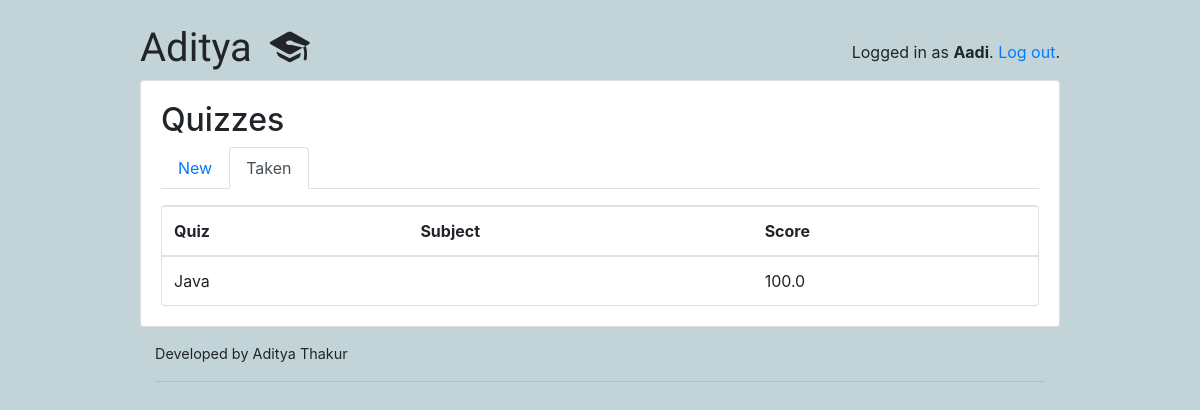
The app's page /students/taken/ (signed in) with its own data.
### classroom/models.py (models this page shows, shortened)
class User(AbstractUser):
    is_student = models.BooleanField(default=False)
    is_teacher = models.BooleanField(default=False)

class TakenQuiz(models.Model):
    student = models.ForeignKey(Student, on_delete=models.CASCADE, related_name='taken_quizzes')
    quiz = models.ForeignKey(Quiz, on_delete=models.CASCADE, related_name='taken_quizzes')
    score = models.FloatField()
    date = models.DateTimeField(auto_now_add=True)

class Quiz(models.Model):
    owner = models.ForeignKey(User, on_delete=models.CASCADE, related_name='quizzes')
    name = models.CharField(max_length=255)

### classroom/views/students.py (the view)
# urls.py: path('taken/', students.TakenQuizListView.as_view(), name='taken_quiz_list'),
@method_decorator([login_required, student_required], name='dispatch')
class TakenQuizListView(ListView):
    model = TakenQuiz
    context_object_name = 'taken_quizzes'
    template_name = 'classroom/students/taken_quiz_list.html'
    def get_queryset(self):
        queryset = self.request.user.student.taken_quizzes \
            .select_related('quiz', ) \
            .order_by('quiz__name')
        return queryset

### classroom/templates/classroom/students/taken_quiz_list.html
{% extends 'base.html' %}
{% block content %}
  {% include 'classroom/students/_header.html' with active='taken' %}
  <div class="card">
    <table class="table mb-0">
      <thead>
        <tr>
          <th>Quiz</th>
          <th>Subject</th>
          <th>Score</th>
        </tr>
      </thead>
      <tbody>
        {% for taken_quiz in taken_quizzes %}
          <tr>
            <td>{{ taken_quiz.quiz.name }}</td>
            <td>{{ taken_quiz.quiz.subject.get_html_badge }}</td>
            <td>{{ taken_quiz.score }}</td>
          </tr>
        {% empty %}
          <tr>
            <td class="bg-light text-center font-italic" colspan="3">You haven't completed any quiz yet.</td>
          </tr>
        {% endfor %}
      </tbody>
    </table>
  </div>
{% endblock %}

### templates/base.html (shortened to what this page needs)
{% load static %}<!doctype html>
<html lang="en">
  <head>
    <link rel="stylesheet" href="https://maxcdn.bootstrapcdn.com/bootstrap/4.0.0/css/bootstrap.min.css">
    <link rel="stylesheet" type="text/css" href="{% static 'vendor/fontello-2f186091/css/fontello.css' %}">
    <link rel="stylesheet" type="text/css" href="{% static 'css/app.css' %}">
    {% if user.is_authenticated and user.is_teacher %}
      <link rel="stylesheet" type="text/css" href="{% static 'css/teachers.css' %}">
    {% else %}
      <link rel="stylesheet" type="text/css" href="{% static 'css/students.css' %}">
    {% endif %}
  </head>
  <body>
    <div class="container my-4">
      <div class="row justify-content-center">
        <div class="col-md-10 col-sm-12">
          <div class="row">
            <div class="col-6">
              <h1 class="logo">
                <a href="{% url 'home' %}">
                  Aditya
                  {% if user.is_authenticated %}
                    {% if user.is_teacher %}
                      <span class="icon-feather" data-toggle="tooltip" data-placement="right" title="Teacher profile"></span>
                    {% else %}
                      <span class="icon-graduation-cap" data-toggle="tooltip" data-placement="right" title="Student profile"></span>
                    {% endif %}
                  {% endif %}
                </a>
              </h1>
            </div>
            <div class="col-6 text-right">
              {% if user.is_authenticated %}
                <p class="pt-3">Logged in as <strong>{{ user.username }}</strong>. <a href="{% url 'logout' %}">Log out</a>.</p>
              {% else %}
                <a href="{% url 'login' %}" class="btn btn-light" role="button">Log in</a>
                <a href="{% url 'signup' %}" class="btn btn-primary" role="button">Sign up</a>
              {% endif %}
            </div>
          </div>
          <div class="card mb-3">
            <div class="card-body">
              {% block content %}
              {% endblock %}
            </div>
          </div>
          <footer>
            <div class="container">
    <div class="row">
      <div class="col-md-12 col-sm-12">
        <p>Developed by <a href="https://www.facebook.com/profile.php?id=100006958546245" target="_blank">Aditya Thakur </p>
        <hr>
      </div>
    </div>
  </div>
          </footer>
        </div>
      </div>
    </div>
  </body>
</html>

### static/css/app.css (style rules this page uses)
.logo { font-family: 'Clicker Script', cursive; }
.logo a { color: #212529; text-decoration: none; }
footer { font-size: .9rem; }
footer a { color: #212529; }

### static/css/students.css (style rules this page uses)
body { background-color: #c2d4d8; }

### records on screen
User: username "Aadi"
TakenQuiz: quiz.name "Java", score "100.0"
